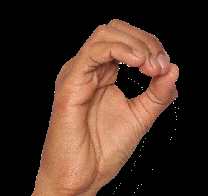
#> input picture img/0.png, 208 x 196 px
$ python main.py --image img/0.png
#> lines starting #> are read from the running program, lines starting #| are printed output that depends on the picture; after the words box and inside, x2 and y2 are one past the last pixel; in counts of white or black regions, pixels touching at a corner belong together
#> further down, image is the input picture: shape (196, 208, 3); mean B, G, R 36.5, 48.2, 72
from skimage import measure
import numpy as np
import argparse
import imutils
import cv2
def process(image):
    clone = image.copy()
    # convert the image to grayscale
    gray = cv2.cvtColor(clone, cv2.COLOR_BGR2GRAY)
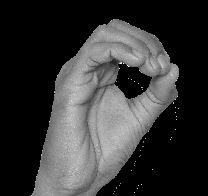
#> gray: shape (196, 208); min 0, max 255, mean 54
    # kernel for morphological operations
    kernel = cv2.getStructuringElement(cv2.MORPH_RECT, (5, 5))
    opening = cv2.morphologyEx(gray, cv2.MORPH_OPEN, kernel)
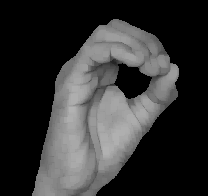
#> opening: shape (196, 208); min 0, max 178, mean 51
    # blur
    blurred = cv2.GaussianBlur(opening, (7, 7), 0)
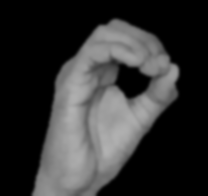
#> blurred: shape (196, 208); min 0, max 177, mean 51
    # thresholding the image using Otsu's method
    (T, thresh) = cv2.threshold(blurred, 0, 255, cv2.THRESH_BINARY | cv2.THRESH_OTSU)
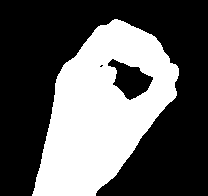
#> thresh: shape (196, 208); 36.9% white; 1 white region, box (x1, y1, x2, y2) and area: (32, 19, 179, 196) 15060
#> T = 68

    labels = measure.label(thresh, background=0)
#> labels: shape (196, 208) int64; values 0 (black) and 1 (white), 36.9% white; 1 white region
    mask = np.zeros(thresh.shape, dtype="uint8")
    for (i, label) in enumerate(np.unique(labels)):

        # ignore the background label
        if label == 0:
            continue

        # otherwise, construct the label mask to display only connected components for the current label
        labelMask = np.zeros(thresh.shape, dtype="uint8")
        labelMask[labels == label] = 255
        numPixels = cv2.countNonZero(labelMask)

        # if the number of pixels in the component is sufficiently large, add it to our mask of "large" blobs
        if numPixels > 17776 and numPixels < 35000:
            mask = cv2.add(mask, labelMask)
#> this loop made 2 passes
#> label on pass 1: 0
#> (label, numPixels) on pass 2: (1, 15060)
#> mask: shape (196, 208); every value is 0

    cnts = cv2.findContours(thresh.copy(), cv2.RETR_LIST, cv2.CHAIN_APPROX_SIMPLE)
#> cnts = 3 contours, 1 with area under 20; largest, box (x1, y1, x2, y2) and area: (32, 19, 179, 196) 15804, (107, 58, 154, 101) 1031
    cnts = imutils.grab_contours(cnts)
    hullImage = np.zeros(gray.shape[:2], dtype="uint8")

    # loop over the contours
    for (i, c) in enumerate(cnts):

        # compute the area of the contour along with the bounding box to compute the aspect ratio
        area = cv2.contourArea(c)
        (x, y, w, h) = cv2.boundingRect(c)

        # compute the aspect ratio of the contour, which is simply the width divided by the height of the bounding box
        aspectRatio = w / float(h)

        # use the area of the contour and the bounding box area to computethe extent
        extent = area / float(w * h)

        # compute the convex hull of the contour, then use the area of the original contour and the area of the convex hull to compute thesolidity
        hull = cv2.convexHull(c)
        hullArea = cv2.contourArea(hull)
        if hullArea == 0:
            continue

        solidity = area / float(hullArea)
        Area  = area / 1000

        if solidity > 0.99999 or solidity == 0.00 or Area < 3 or Area > 70:
            continue

        # visualize the original contours and the convex hull and initialize the name of the shape
        cv2.drawContours(hullImage, [hull], -1, 255, -1)
        cv2.drawContours(clone, [c], -1, (159, 0, 240), 2)

        shape = ""
        if solidity >= 0.949:
            if Area > 28:
                shape = "# Ten thousand"
            elif Area > 15:
                shape = "# 0"
            elif Area > 13:
                shape = "# B"
            elif Area > 10:
                shape = "# E"
        elif solidity >= 0.9:
            if Area > 40:
                shape = "# 40"
            elif Area > 38:
                if extent > 0.73:
                    shape = "# 90"
                else:
                    shape = "# 20"
            elif Area > 37:
                shape = "# 30"
            elif Area > 35:
                shape = "# 50"
            elif Area > 33:
                shape = "# 10"
            elif Area > 32:
                shape = "# Thousand"
            elif Area > 11:
                shape = "# F"
            elif Area > 10:
                if extent > 0.6:
                    shape = "# A"
                else:
                    shape = "# D"
            elif Area > 8:
                if extent > 0.6:
                    shape = "# M"
                else:
                    shape = "# O"
            else:
                shape = "# S"
        elif solidity >= 0.85:
            if Area > 30:
                shape = "# 60"
            elif Area > 10:
                shape = "# Brother"
            elif Area > 8:
                shape = "# N"
            elif Area > 7:
                if aspectRatio > 0.5:
                    shape = "# H"
                else:
                    shape = "# U"
            else:
                shape = "# J"
        elif solidity >= 0.8:
            if Area >= 30:
                shape = "# Hundred"
            elif Area >= 27:
                shape = "# 9"
            elif Area >= 26:
                shape = "# 8"
            elif Area >= 20:
                shape = "# 1"
            elif Area >= 10:
                shape = "# C"
            elif Area >= 7:
                shape = "# R"
            else:
                if aspectRatio > 0.5:
                    shape = "# I"
                else:
                    shape = "# X"
        elif solidity >= 0.747:
            if Area >= 25:
                shape = "# 6"
            elif Area >= 8:
                shape = "# W"
            elif Area >= 7.7:
                if aspectRatio > 1.4:
                    shape = "# T"
                else:
                    shape = "# P"
            elif Area >= 7.4:
                shape = "# G"
            elif Area >= 7:
                shape = "# Z"
            else:
                shape = "# K"
        elif solidity >= 0.696:
            if Area >= 27:
                shape = "# 4"
            elif Area >= 25:
                shape = "# 7"
            elif Area >= 20:
                shape = "# 2"
            elif Area >= 8:
                shape = "# Y"
            else:
                shape = "# V"
        elif solidity >= 0.6:
            if Area >= 30:
                shape = "# 5"
            elif Area >= 25:
                shape = "# 3"
            elif Area >= 20:
                shape = "# Love"
            elif Area >= 6:
                shape = "# L"
            else:
                shape = "# Q"
        elif solidity >= 0.48:
            shape = "# 70"
        elif solidity >= 0.4:
            shape = "# 80"

        # draw the shape name on the image
        cv2.putText(clone, shape, (x, y + 25), cv2.FONT_HERSHEY_SIMPLEX, 1, (240, 0, 159), 2)
        # show the contour properties
        print(f"Image {shape} -- aspect_ratio={aspectRatio:.2f}, extent={extent:.2f}, solidity={solidity:.2f}, area={Area:.2f}")

        resized = imutils.resize(clone, width=image.shape[1] * 2, inter=cv2.INTER_LINEAR)
        cv2.imshow("Image", resized)
        cv2.waitKey(0)
#> this loop made 3 passes
#> (area, x, y, w, h, aspectRatio, extent, hullArea) on pass 3: (15804, 32, 19, 147, 177, 0.831, 0.607, 16428.5)
#> (area, x, y, w, h, aspectRatio, extent, hullArea) on passes 1 to 2: (7, 99, 64, 5, 4, 1.25, 0.35, 7), (1031, 107, 58, 47, 43, 1.09, 0.51, 1199.5)
#| Image # 0 -- aspect_ratio=0.83, extent=0.61, solidity=0.96, area=15.80
#> pass 3, in process, `resized = imutils.resize(clone, width=image.shape[1] * 2, inter=cv2.IN..`:
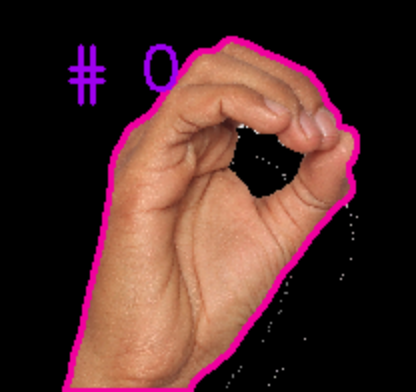
#> resized: shape (392, 416, 3); mean B, G, R 42.6, 44.7, 78.3
#> after the loop:
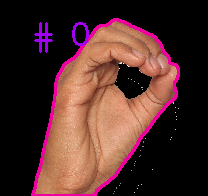
#> clone: shape (196, 208, 3); 5.09% of pixels changed, all inside (x1, y1, x2, y2) = (31, 18, 180, 196)
#> after the loop:
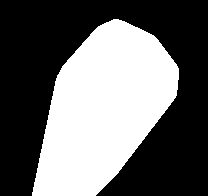
#> hullImage: shape (196, 208); 40.8% white; 1 white region, box (x1, y1, x2, y2) and area: (32, 19, 179, 196) 16652

ap = argparse.ArgumentParser()
ap.add_argument("-i", "--image", required=True, help="Path to show the image")
args = vars(ap.parse_args())
image = cv2.imread(args["image"])
process(image)

$ run again, on img/10.png
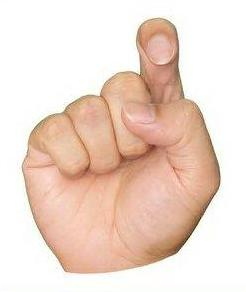
#> input picture img/10.png, 246 x 292 px
#> image is the input picture: shape (292, 246, 3); mean B, G, R 205.2, 217.3, 238.5
#> in process, `(T, thresh) = cv2.threshold(blurred, 0, 255, cv2.THRESH_BINARY | cv2.T..`:
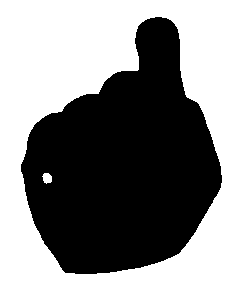
#> thresh: shape (292, 246); 54.2% white; 1 black region, box (x1, y1, x2, y2) and area: (21, 17, 222, 274) 32882
#> T = 217
#> labels: shape (292, 246) int64; 3 distinct labels, from 0 to 2
#> the loop in process, `for (i, label) in enumerate(np.unique(labels)):` made 3 passes
#> numPixels on passes 2 to 3: 38868, 82
#> cnts = 3 contours; box (x1, y1, x2, y2) and area: (0, 0, 246, 292) 71295, (20, 16, 223, 275) 33308, (42, 173, 52, 184) 67
#> the loop in process, `for (i, c) in enumerate(cnts):` made 3 passes
#> (area, x, y, w, h, aspectRatio, extent, hullArea) on pass 2: (33308, 20, 16, 203, 259, 0.784, 0.634, 36009)
#> (printed output is left out)
#> after the loop in process, `for (i, c) in enumerate(cnts):`:
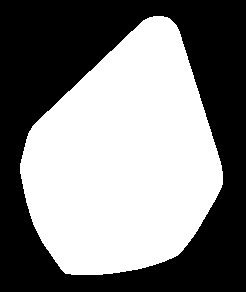
#> hullImage: shape (292, 246); 50.6% white; 1 black region, box (x1, y1, x2, y2) and area: (0, 0, 246, 292) 35499

$ run again, on img/100.png
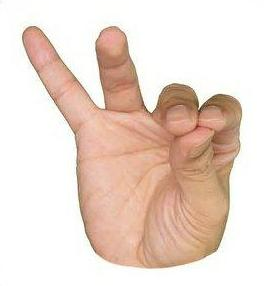
#> input picture img/100.png, 264 x 286 px
#> image is the input picture: shape (286, 264, 3); mean B, G, R 205.4, 216.4, 235.2
#> in process, `(T, thresh) = cv2.threshold(blurred, 0, 255, cv2.THRESH_BINARY | cv2.T..`:
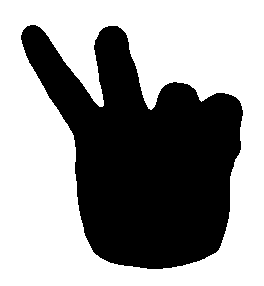
#> thresh: shape (286, 264); 58.8% white; 1 black region, box (x1, y1, x2, y2) and area: (21, 25, 243, 269) 31088
#> T = 211
#> labels: shape (286, 264) int64; values 0 (black) and 1 (white), 58.8% white; 1 black region
#> the loop in process, `for (i, label) in enumerate(np.unique(labels)):` made 2 passes
#> label on pass 1: 0
#> cnts = 2 contours; box (x1, y1, x2, y2) and area: (0, 0, 264, 286) 74955, (20, 24, 244, 270) 31528
#> the loop in process, `for (i, c) in enumerate(cnts):` made 2 passes
#> (area, x, y, w, h, aspectRatio, extent, hullArea) on pass 1: (31528, 20, 24, 224, 246, 0.911, 0.572, 38702)
#> (printed output is left out)
#> after the loop in process, `for (i, c) in enumerate(cnts):`:
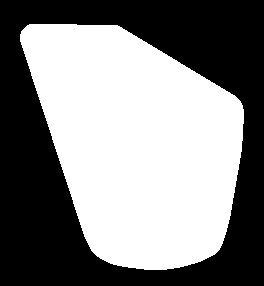
#> hullImage: shape (286, 264); 51.7% white; 1 black region, box (x1, y1, x2, y2) and area: (0, 0, 264, 286) 36446

$ run again, on img/1000.png
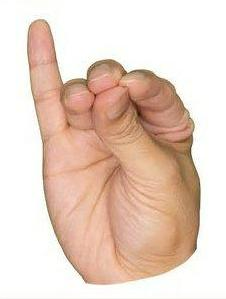
#> input picture img/1000.png, 226 x 299 px
#> image is the input picture: shape (299, 226, 3); mean B, G, R 196.2, 209.8, 232.2
#> thresh: shape (299, 226); 52.8% white; 1 black region, box (x1, y1, x2, y2) and area: (27, 19, 202, 285) 31927
#> T = 210
#> labels: shape (299, 226) int64; values 0 (black) and 1 (white), 52.8% white; 1 black region
#> the loop in process, `for (i, label) in enumerate(np.unique(labels)):` made 2 passes
#> label on pass 1: 0
#> cnts = 2 contours; box (x1, y1, x2, y2) and area: (0, 0, 226, 299) 67050, (26, 18, 203, 286) 32294
#> the loop in process, `for (i, c) in enumerate(cnts):` made 2 passes
#> (area, x, y, w, h, aspectRatio, extent, hullArea) on pass 1: (32293.5, 26, 18, 177, 268, 0.66, 0.681, 34971)
#> (printed output is left out)
#> after the loop in process, `for (i, c) in enumerate(cnts):`:
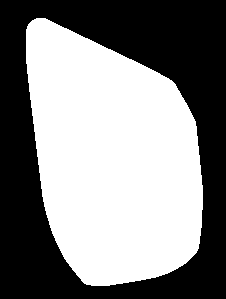
#> hullImage: shape (299, 226); 52.3% white; 1 black region, box (x1, y1, x2, y2) and area: (0, 0, 226, 299) 32251
